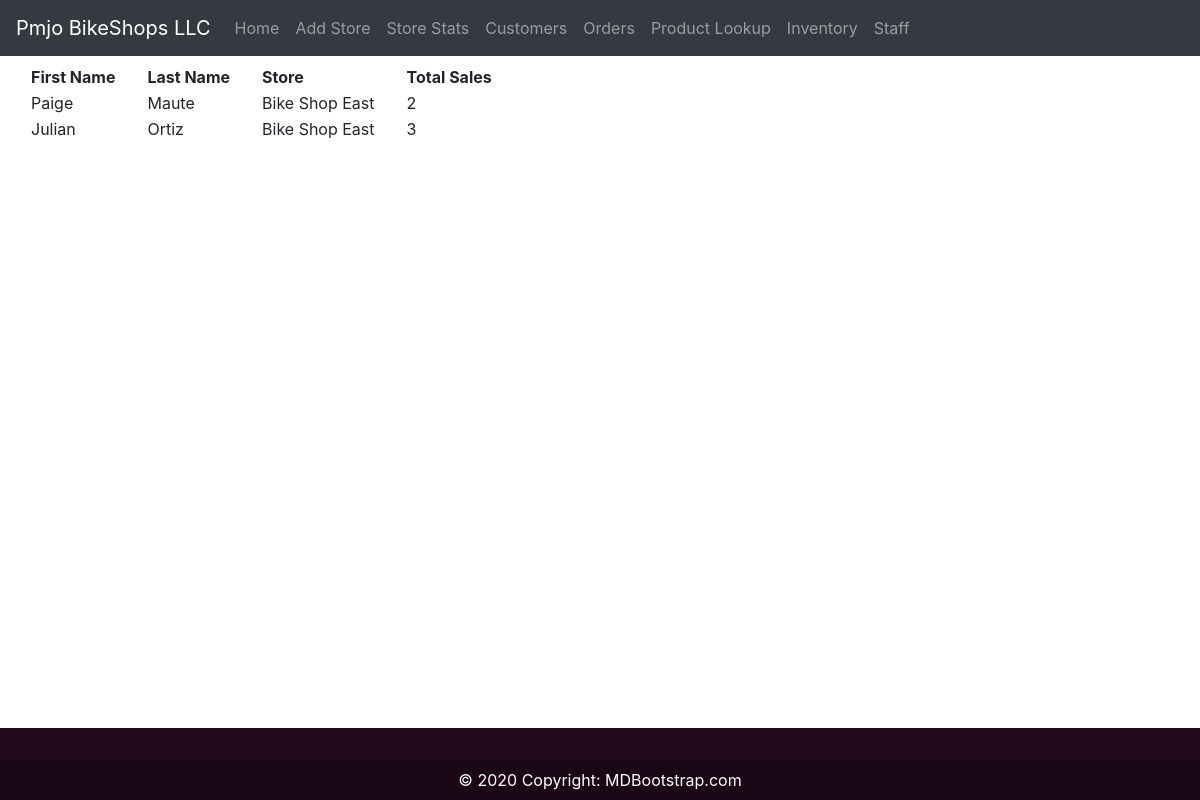
/staff-sales/, run on an earlier commit of the app's database.
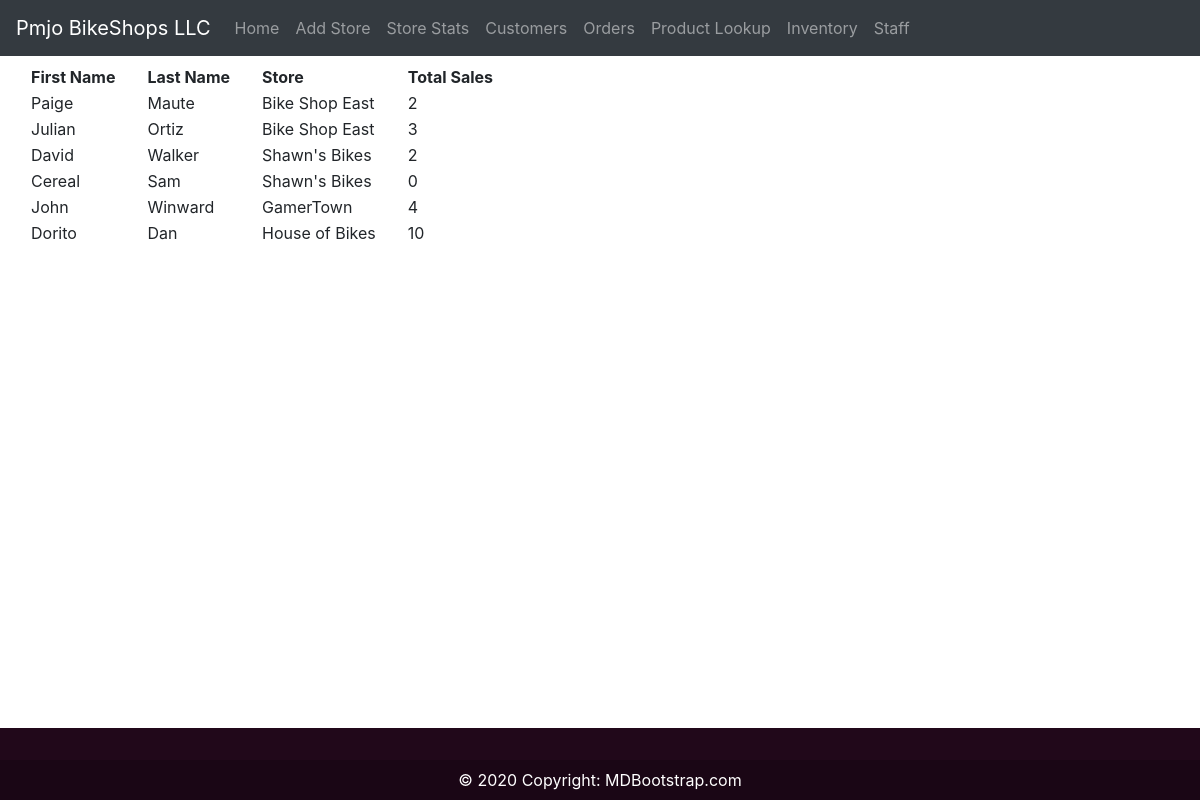
And on a later commit of the database.
### PmjoStore/models.py (models this page shows, shortened)
class Base(models.Model):
    id = models.UUIDField(default=uuid.uuid4, unique=True, primary_key=True, editable=False)
    class Meta:
        abstract = True

class StoreEmployees(Base):
    staff_id = models.OneToOneField(Staff, on_delete=models.CASCADE, blank=True, default=1)
    store_id = models.ForeignKey(Store, on_delete=models.CASCADE, blank=True, default=1)
    class Meta:
        verbose_name_plural = 'Store Employees'

class Staff(Base):
    first_name = models.CharField(max_length=100)
    last_name = models.CharField(max_length=100)
    phone = PhoneField(blank=True, help_text='Contact phone number')
    email = models.EmailField(max_length=100, blank=True)
    class Meta:
        verbose_name_plural = 'Staff'

class Store(Base):
    name = models.CharField(max_length=100, blank=True)
    phone = PhoneField(blank=True, help_text='Contact phone number')
    email = models.EmailField(max_length=100, blank=True)
    street = models.CharField(max_length=100, blank=True)
    zipCode_id = models.ForeignKey(ZipCode, on_delete=models.CASCADE, blank=True, default=1)
    manager_id = models.OneToOneField(Staff, on_delete=models.CASCADE, blank=True, default=1)

### PmjoStore/views.py (the view)
# urls.py: path('staff-sales/', views.staff, name="staff-sales"),
def staff(request):
    sales=[]
    employees = StoreEmployees.objects.all()
    for employee in employees:
        orders = Orders.objects.filter(store_staff_id=employee)
        items = CartItems.objects.filter(order_id__in=orders)
        salesCount = 0
        for item in items:
            salesCount += item.quantity_sold
        sales.append(salesCount)
    context = {'employees': employees, 'sales': sales}
    return render(request, 'PmjoStore/staff.html', context)

### PmjoStore/templates/PmjoStore/staff.html (shortened to what this page needs)
{% extends 'main.html' %}
{% block content %}
<div class="container">
<div class="row">
    <div>
<table>
    <tr>
        <th class="pr-3">First Name</th>
        <th class="pr-3 pl-3">Last Name</th>
        <th class="pr-3 pl-3">Store</th>
    </tr>
        {% for employee in employees %}
    <tr>
        <td class="pr-3">{{employee.staff_id.first_name}}</td>
        <td class="pr-3 pl-3">{{employee.staff_id.last_name}}</td>
        <td class="pr-3 pl-3">{{employee.store_id.name}}</td>
    </tr>
     {% endfor %}
    </table>
    </div>
    <div>
    <table>
       <tr>
            <th class="pr-3 pl-3">Total Sales</th>
       </tr>
        {% for sale in sales %}
        <tr>
            <td class="pr-3 pl-3">{{sale}}</td>
        </tr>
        {% endfor %}
    </table>
        </div>
</div>
    </div   >
{% endblock content %}

What changed in the data, as far as the page shows it:
added StoreEmployees: staff_id.first_name "David", staff_id.last_name "Walker", store_id.name "Shawn's Bikes"
added StoreEmployees: staff_id.first_name "Cereal", staff_id.last_name "Sam", store_id.name "Shawn's Bikes"
added StoreEmployees: staff_id.first_name "John", staff_id.last_name "Winward", store_id.name "GamerTown"
added StoreEmployees: staff_id.first_name "Dorito", staff_id.last_name "Dan", store_id.name "House of Bikes"
Also different on the page:
new list line: "2"
new list line: "0"
new list line: "4"
new list line: "10"
